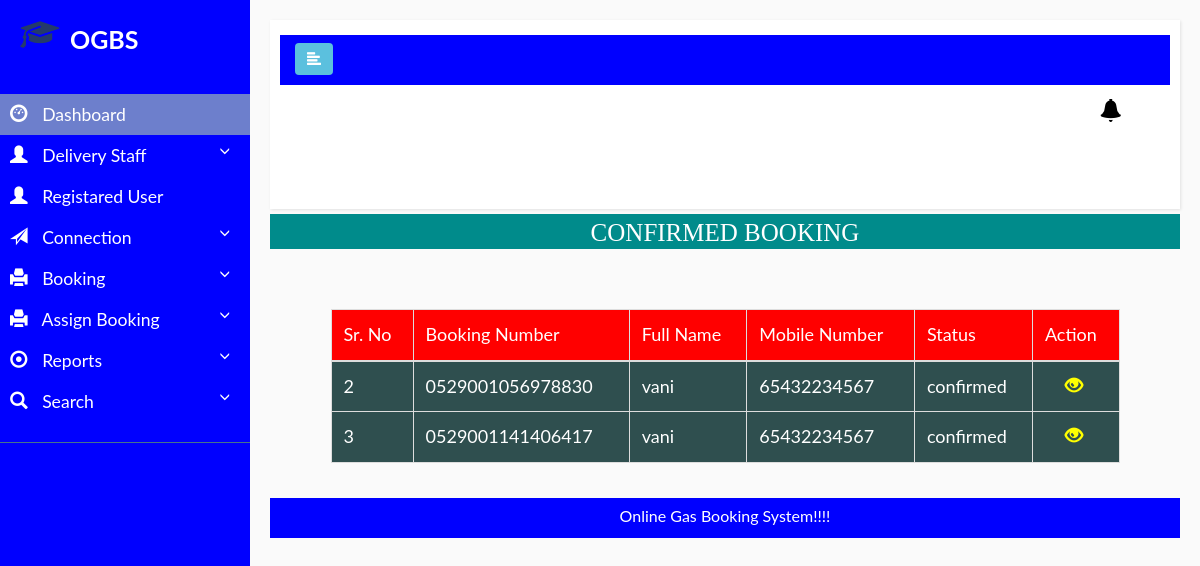
Page /adminconfirmedbooking on the committed database.
### gasbooking/models.py (models this page shows, shortened)
class Bookcylinder(models.Model):
    user=models.ForeignKey(Newconnection,on_delete=models.CASCADE, null=True)
    assignto=models.ForeignKey(Addstaff,on_delete=models.CASCADE, null=True)
    gassize=models.CharField(max_length=100,null=True)
    booknumber=models.CharField(max_length=100,null=True)
    bookdate=models.CharField(max_length=100,null=True)
    bookstatus=models.CharField(max_length=100,null=True)
    reffercost=models.CharField(max_length=100,null=True)
    responsetime=models.CharField(max_length=100,null=True)
    status=models.CharField(max_length=100,null=True)

class Newconnection(models.Model):
    user=models.ForeignKey(Registration,on_delete=models.CASCADE, null=True)
    gen=models.CharField(max_length=100,null=True)
    nationality=models.CharField(max_length=100,null=True)
    merriedstatus=models.CharField(max_length=100,null=True)
    address=models.CharField(max_length=100,null=True)
    related=models.CharField(max_length=100,null=True)
    fname=models.CharField(max_length=100,null=True)
    lname=models.CharField(max_length=100,null=True)
    city=models.CharField(max_length=100,null=True)
    connection=models.CharField(max_length=100,null=True)
    registration=models.CharField(max_length=100,null=True)
    date=models.CharField(max_length=100,null=True)
    zipcode=models.CharField(max_length=100,null=True)
    img=models.FileField(null=True)
    cost=models.CharField(max_length=100,null=True)
    status=models.CharField(max_length=100,null=True)

class Registration(models.Model):
    user=models.ForeignKey(User,on_delete=models.CASCADE, null=True)
    mobile=models.CharField(max_length=100,null=True)

### gasbooking/views.py (the view)
# urls.py: path('adminconfirmedbooking',admin_confirmedbooking,name='admin_confirmedbooking'),
def admin_confirmedbooking(request):
    data=Bookcylinder.objects.all()
    d={'data':data}
    return render(request,'admin_confirmedbooking.html',d)

### gasbooking/templates/admin_confirmedbooking.html (shortened to what this page needs)
{% extends 'admin_nav.html' %}
{% block body %}
<center>
      <h1 style="font-size:25px; background-color:darkcyan;height:35px;color:white;padding:5px;margin-top:5px;font-family : 'Monotype Corsiva" align="center"> CONFIRMED BOOKING </h1>
</center>
 <div class="container" style="margin-top:60px;width:90%">
<table class="table table-bordered" id="myTable">
  <thead>
  <tr>
    <th>Sr. No</th>
    <th>Booking Number</th>
    <th>Full Name</th>
    <th>Mobile Number</th>
    <th>Status</th>
    <th>Action</th>
  </tr>
  </thead>
   <tbody>
{% for i in data %}
 {% if i.bookstatus == 'confirmed' %}
  <tr>
        <td>{{forloop.counter}}</td>
        <td>{{i.booknumber}}</td>
        <td>{{i.user.user.user.username}}</td>
        <td>{{i.user.user.mobile}}</td>
        <td>{{i.bookstatus}}</td>
        <td><a href="{% url 'admin_bookingdetail2' i.id %}"><i class="glyphicon glyphicon-eye-open" style="color:yellow;margin-left:20px"></i></a>
  </tr>
{% endif %}
   {% endfor %}
    </tbody>
</table>
 </div>
<div class="footer" align="center" style=" margin-top:15px; background-color:blue; height:40px;color:white; padding:8px;">
    Online Gas Booking System!!!!
</div>
{% endblock %}

### gasbooking/static/style.css (style rules this page uses)
html,body,div,span,applet,object,iframe,h1,h2,h3,h4,h5,h6,p,blockquote,pre,a,abbr,acronym,address,big,cite,code,del,dfn,em,img,ins,kbd,q,s,samp,small,strike,strong,sub,sup,tt,var,b,u,i,dl,dt,dd,ol,nav ul,nav li,fieldset,form,label,legend,table,caption,tbody,tfoot,thead,tr,th,td,article,aside,canvas,details,embed,figure,figcaption,footer,header,hgroup,menu,nav,output,ruby,section,summary,time,mark,audio,video { margin:0;padding:0;border:0;font-size:100%;font:inherit;vertical-align:baseline; }
table { border-collapse:collapse;border-spacing:0; }
a { text-decoration:none; }

### gasbooking/static/style1.css (style rules this page uses)
* { margin: 0; padding: 0; box-sizing: border-box; list-style: none; text-decoration: none; font-family: 'Josefin Sans', sans-serif; }
body { background-color:darkcyan; }

### gasbooking/static/style4.css (style rules this page uses)
body { font-family: 'Poppins', sans-serif; background: #fafafa; }
a, a:hover, a:focus { color: inherit; text-decoration: none; transition: all 0.3s; }
i, span { display: inline-block; }

### gasbooking/templates/admin_nav.html (style rules this page uses)
#myTable { border-collapse: collapse; width: 100%; border: 1px solid #ddd; font-size: 18px; }
#myTable th { text-align: left; padding: 12px; background-color:red ; color: white; }
#myTable td { text-align: left; padding: 12px; background-color: DarkSlateGrey; color:white; }
#myTable tr { border-bottom: 1px solid #ddd; }
body { font-family: "Lato", sans-serif; }

### rows in the picture
Bookcylinder: booknumber "0529001056978830", user.user.user.username "vani", user.user.mobile "65432234567", bookstatus "confirmed"
Bookcylinder: booknumber "0529001141406417", user.user.user.username "vani", user.user.mobile "65432234567", bookstatus "confirmed"
